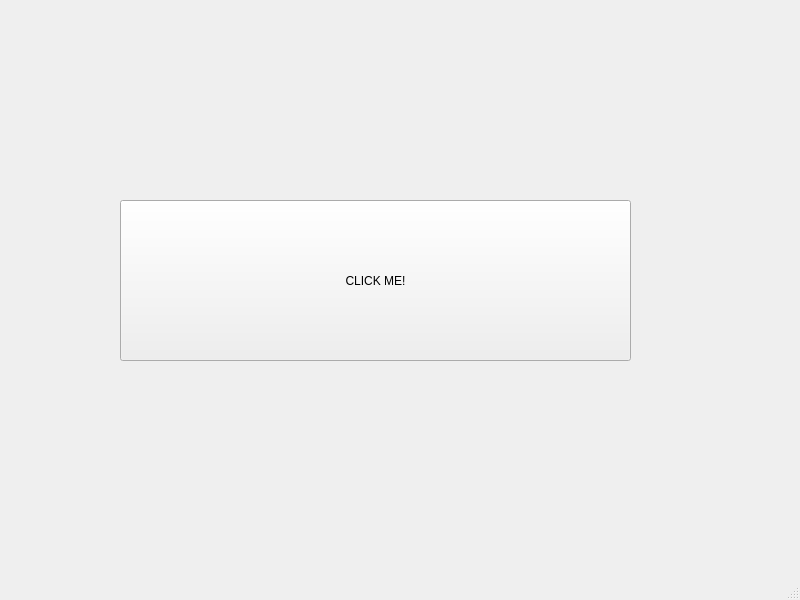
<?xml version="1.0" encoding="UTF-8"?>
<ui version="4.0">
 <class>MainWindow</class>
 <widget class="QMainWindow" name="MainWindow">
  <property name="geometry">
   <rect>
    <x>0</x>
    <y>0</y>
    <width>800</width>
    <height>600</height>
   </rect>
  </property>
  <property name="windowTitle">
   <string>MainWindow</string>
  </property>
  <widget class="QWidget" name="centralwidget">
   <widget class="QPushButton" name="pushButton">
    <property name="geometry">
     <rect>
      <x>120</x>
      <y>200</y>
      <width>511</width>
      <height>161</height>
     </rect>
    </property>
    <property name="text">
     <string>CLICK ME!</string>
    </property>
   </widget>
  </widget>
  <widget class="QMenuBar" name="menubar">
   <property name="geometry">
    <rect>
     <x>0</x>
     <y>0</y>
     <width>800</width>
     <height>22</height>
    </rect>
   </property>
  </widget>
  <widget class="QStatusBar" name="statusbar"/>
 </widget>
 <resources/>
 <connections/>
</ui>
